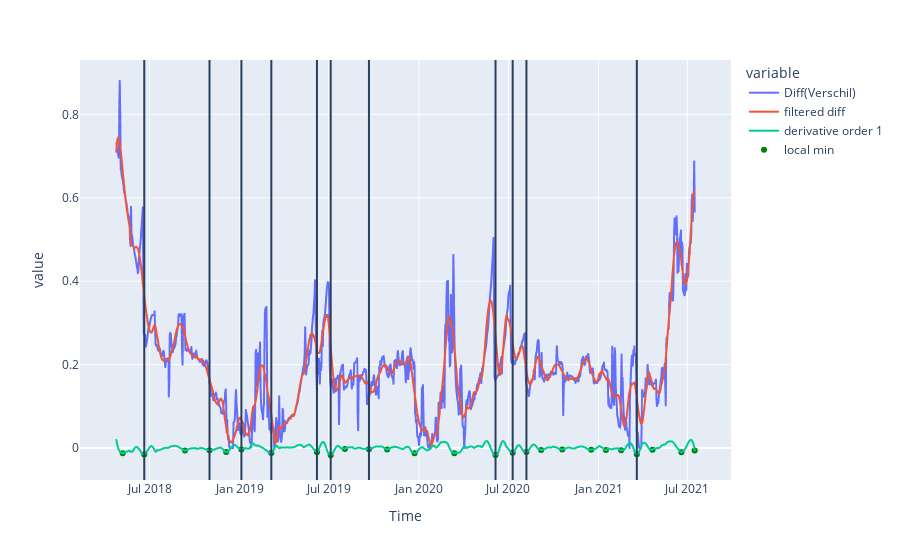

The code cell stored with this chart in its notebook:
### Markdown cell above
##### sorta

### Code cell
data = filter_data(df_leij, 55, 5, 1, False)
data['Diff(Verschil)'] = data['Diff(Verschil)'].clip(lower = 0)
data['Time'] = pd.to_datetime(data['Time'])
data = data.set_index('Time', drop = True)

n = 20  # number of points to be checked before and after

# Find local peaks

data['min'] = data.iloc[argrelextrema(data['derivative order 1'].values, np.less_equal,
                    order=n)[0]]['derivative order 1']
data['max'] = data.iloc[argrelextrema(data['derivative order 1'].values, np.greater_equal,
                    order=n)[0]]['derivative order 1']

fig = px.line(data, data.index, ['Diff(Verschil)', 'filtered diff', 'derivative order 1'])

# fig.add_scatter(x = data['Time'], y = data['max'], mode = 'markers', marker = {'color' : 'red'}, name = 'local max')
fig.add_scatter(x = data.index, y = data['min'], mode = 'markers', marker = {'color' : 'green'}, name = 'local min')

mins = data[data['min'].notnull()]
min_dates = []



for i, d in mins.iterrows():
    if d['Diff(Verschil)'] / data[i + datetime.timedelta(weeks=-2) : i]\
                                        ['Diff(Verschil)'].describe()['mean'] < 0.8:
        print('oi')
        min_dates.append(i)
#         if d['Diff(Verschil)'] < data['Diff(Verschil)'].describe(percentiles = [.8])['80%']:
        
#             min_dates.append(i)
#             print(d['Diff(Verschil)'], i)
        
for m in min_dates:
    fig.add_vline(x = m)

fig.show()

### Figure 1 — Plotly figure (JSON) as saved in the notebook; plotly's stock layout.template omitted (floating-point values rounded to 4 significant figures; data arrays with more than 128 entries replaced by an {"elided": "..."} marker saying what was removed)
{"data": [{"hovertemplate": "variable=Diff(Verschil)<br>Time=%{x}<br>value=%{y}<extra></extra>", "legendgroup": "Diff(Verschil)", "line": {"color": "#636efa", "dash": "solid"}, "marker": {"symbol": "circle"}, "mode": "lines", "name": "Diff(Verschil)", "showlegend": true, "type": "scattergl", "x": {"elided": "1180 str values"}, "xaxis": "x", "y": {"elided": "1180 float values"}, "yaxis": "y"}, {"hovertemplate": "variable=filtered diff<br>Time=%{x}<br>value=%{y}<extra></extra>", "legendgroup": "filtered diff", "line": {"color": "#EF553B", "dash": "solid"}, "marker": {"symbol": "circle"}, "mode": "lines", "name": "filtered diff", "showlegend": true, "type": "scattergl", "x": {"elided": "1180 str values"}, "xaxis": "x", "y": {"elided": "1180 float values"}, "yaxis": "y"}, {"hovertemplate": "variable=derivative order 1<br>Time=%{x}<br>value=%{y}<extra></extra>", "legendgroup": "derivative order 1", "line": {"color": "#00cc96", "dash": "solid"}, "marker": {"symbol": "circle"}, "mode": "lines", "name": "derivative order 1", "showlegend": true, "type": "scattergl", "x": {"elided": "1180 str values"}, "xaxis": "x", "y": {"elided": "1180 float values"}, "yaxis": "y"}, {"marker": {"color": "green"}, "mode": "markers", "name": "local min", "type": "scatter", "x": {"elided": "1180 str values"}, "y": {"elided": "1180 float values"}}], "layout": {"legend": {"title": {"text": "variable"}, "tracegroupgap": 0}, "margin": {"t": 60}, "shapes": [{"type": "line", "x0": "2018-06-20T00:00:00+00:00", "x1": "2018-06-20T00:00:00+00:00", "xref": "x", "y0": 0, "y1": 1, "yref": "y domain"}, {"type": "line", "x0": "2018-10-31T00:00:00+00:00", "x1": "2018-10-31T00:00:00+00:00", "xref": "x", "y0": 0, "y1": 1, "yref": "y domain"}, {"type": "line", "x0": "2019-01-04T00:00:00+00:00", "x1": "2019-01-04T00:00:00+00:00", "xref": "x", "y0": 0, "y1": 1, "yref": "y domain"}, {"type": "line", "x0": "2019-03-06T00:00:00+00:00", "x1": "2019-03-06T00:00:00+00:00", "xref": "x", "y0": 0, "y1": 1, "yref": "y domain"}, {"type": "line", "x0": "2019-06-07T00:00:00+00:00", "x1": "2019-06-07T00:00:00+00:00", "xref": "x", "y0": 0, "y1": 1, "yref": "y domain"}, {"type": "line", "x0": "2019-07-05T00:00:00+00:00", "x1": "2019-07-05T00:00:00+00:00", "xref": "x", "y0": 0, "y1": 1, "yref": "y domain"}, {"type": "line", "x0": "2019-09-21T00:00:00+00:00", "x1": "2019-09-21T00:00:00+00:00", "xref": "x", "y0": 0, "y1": 1, "yref": "y domain"}, {"type": "line", "x0": "2020-06-05T00:00:00+00:00", "x1": "2020-06-05T00:00:00+00:00", "xref": "x", "y0": 0, "y1": 1, "yref": "y domain"}, {"type": "line", "x0": "2020-07-10T00:00:00+00:00", "x1": "2020-07-10T00:00:00+00:00", "xref": "x", "y0": 0, "y1": 1, "yref": "y domain"}, {"type": "line", "x0": "2020-08-07T00:00:00+00:00", "x1": "2020-08-07T00:00:00+00:00", "xref": "x", "y0": 0, "y1": 1, "yref": "y domain"}, {"type": "line", "x0": "2021-03-20T00:00:00+00:00", "x1": "2021-03-20T00:00:00+00:00", "xref": "x", "y0": 0, "y1": 1, "yref": "y domain"}], "xaxis": {"anchor": "y", "domain": [0, 1], "title": {"text": "Time"}}, "yaxis": {"anchor": "x", "domain": [0, 1], "title": {"text": "value"}}}}
